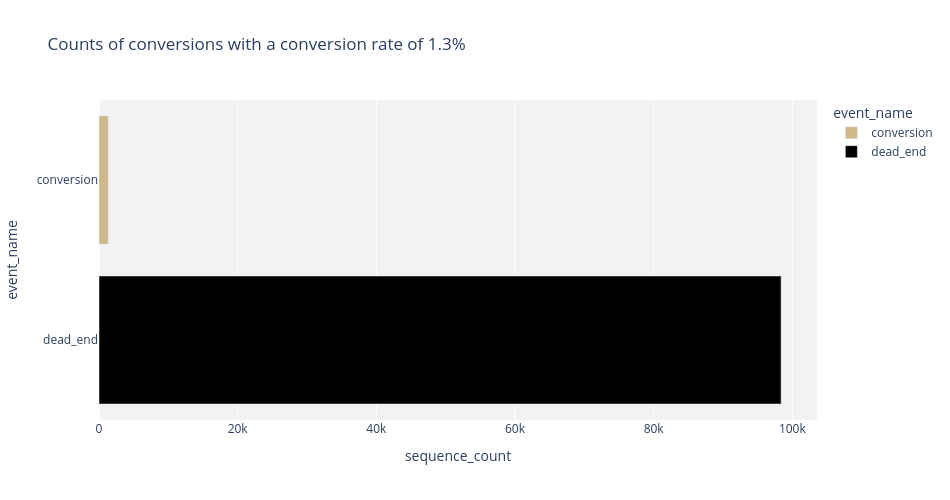

Notebook cell for this chart:
### Code cell
## use visualization package to make a bar chart

bar_fig = px.bar(viz_df
                 ,x='sequence_count'
                 ,y='event_name'
                 ,title='Counts of conversions with a conversion rate of {:.2}%'.format((count_conversion/(count_conversion+count_dead_end))*100)
                 ,color=viz_df['event_name']
                 ,color_discrete_sequence=purdue_colors)

bar_fig.update_layout(width=950
                      ,height=500
                      ,plot_bgcolor='#f2f2f2') 

bar_fig.show()

### Figure 1 — Plotly figure (JSON) as saved in the notebook; plotly's stock layout.template omitted (floating-point values rounded to 4 significant figures)
{"data": [{"alignmentgroup": "True", "hovertemplate": "event_name=%{y}<br>sequence_count=%{x}<extra></extra>", "legendgroup": "conversion", "marker": {"color": "#CEB888", "pattern": {"shape": ""}}, "name": "conversion", "offsetgroup": "conversion", "orientation": "h", "showlegend": true, "textposition": "auto", "type": "bar", "x": [1337], "xaxis": "x", "y": ["conversion"], "yaxis": "y"}, {"alignmentgroup": "True", "hovertemplate": "event_name=%{y}<br>sequence_count=%{x}<extra></extra>", "legendgroup": "dead_end", "marker": {"color": "#000000", "pattern": {"shape": ""}}, "name": "dead_end", "offsetgroup": "dead_end", "orientation": "h", "showlegend": true, "textposition": "auto", "type": "bar", "x": [98381], "xaxis": "x", "y": ["dead_end"], "yaxis": "y"}], "layout": {"barmode": "relative", "height": 500, "legend": {"title": {"text": "event_name"}, "tracegroupgap": 0}, "plot_bgcolor": "#f2f2f2", "title": {"text": "Counts of conversions with a conversion rate of 1.3%"}, "width": 950, "xaxis": {"anchor": "y", "autorange": true, "domain": [0, 1], "range": [0, 103600.0], "title": {"text": "sequence_count"}, "type": "linear"}, "yaxis": {"anchor": "x", "autorange": true, "categoryarray": ["dead_end", "conversion"], "categoryorder": "array", "domain": [0, 1], "range": [-0.5, 1.5], "title": {"text": "event_name"}, "type": "category"}}}
